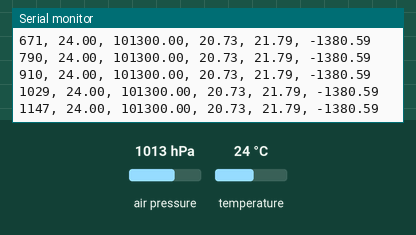
The sketch below on a simulated Arduino Uno, built with avr-gcc and run on an emulated ATmega328P. On the bench: the last lines printed to the serial monitor. The inputs (shaded band) are chosen by the test bench; at power-on: air pressure 1013 hPa, temperature 24 °C. Storage starts empty.

Above: at 1.2 s.
1.3 s: air pressure set to 952 hPa
At 1.4 s:
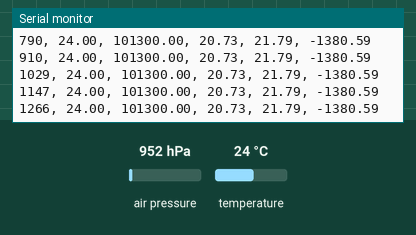
4.3 s: temperature set to 12 °C
At 4.37 s:
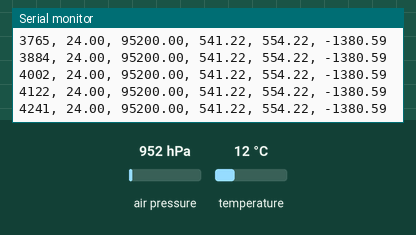
5.8 s: air pressure set to 975 hPa
At 5.8 s:
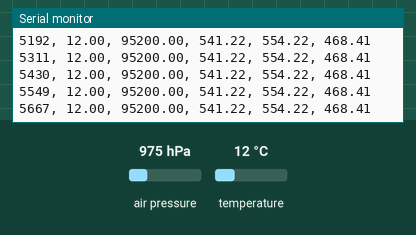
Timing chart, 0 to 8.8 s (numbered marks = the images above; inputs shaded):
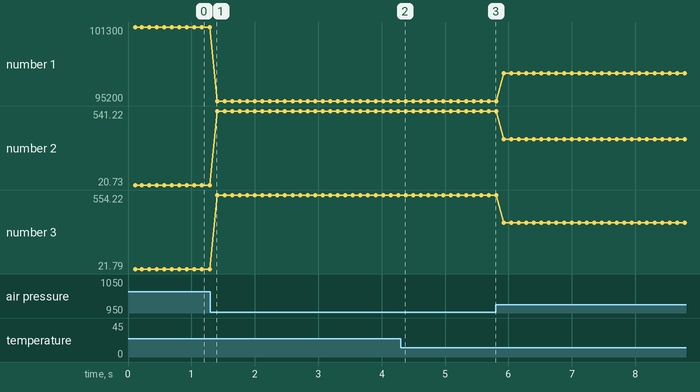

Measured:
- plotted number 1: 101300 → 95200 after the input at 1.3 s
- plotted number 2: 20.73 → 541.22 after the input at 1.3 s
- plotted number 3: 21.79 → 554.22 after the input at 1.3 s

The sketch:

avionicsCodeV2.ino
```cpp
#include <SPI.h> // Library for communicating with SPI devices a.k.a. the SD board
#include <SD.h>  // Library for easy writing/reading from SD card
#include <Adafruit_Sensor.h> // Adafruit unified sensor library https://github.com/adafruit/Adafruit_Sensor
#include <Adafruit_BMP280.h> // BMP280 sensor library https://github.com/adafruit/Adafruit_BMP280_Library
#include <Wire.h> // Library for communicating with I2C devices (I2C is a protocol for sending data over two wires between many devices)

const int chipSelect = 4; // define which pin the CS pin is connected to
Adafruit_BMP280 bme;
/*
 * Initializes a BMP280 object (Creates a data structure representing the sensor so the program can keep
 * track of important information about the sensor as well as establish an initial connection to, kind of
 * like saying hello to the BMP280 chip.
 */
unsigned long time;

void setup() {

  // Open serial communications and wait for port to open:
  Serial.begin(9600);
  while (!Serial) {
    ; // wait for serial port to connect. Needed for native USB port only
  }


  Serial.print("Initializing SD card...");
  Serial.println(F("BMP280 test"));

  if (!bme.begin()) {
    Serial.println("Could not find a valid BMP280 sensor, check wiring!");
  }
  // see if the card is present and can be initialized:
  if (!SD.begin(chipSelect)) {
    Serial.println("Card failed, or not present");
    // don't do anything more:
    return;
  }
  Serial.println("card initialized.");
  File dataFile = SD.open("datalog.txt", FILE_WRITE);
  if (dataFile) {
    dataFile.println("New Recording");

    /********Change the Header to Reflect all the data you are logging!*********/
    String header = "Miliseconds, Temperature, Pressure, Alt 1, Alt 2, Alt 3";
    /***************************************************************************/

    dataFile.println(header);
    Serial.println(header);
    dataFile.close();
  }
}

void loop() {


  // make a string for assembling the data to log:

  String dataString = "";

  time = millis();

  // This adds the time to the data String to be recorded.
    // To Read the Temperature: bme.readTemperature();
  // To Read the Pressure:    bme.readPressure();

  /*****Your Code Here! Add the temperature and pressure to the datalog******/
  float pressure = bme.readPressure();
  float temperature = bme.readTemperature();

  /**************************************************************************/


  /*****add values to the dataString*****/
  dataString = dataString + String(time) + ", "; //time
  dataString = dataString + bme.readTemperature() + ", "; //temp
  dataString = dataString + bme.readPressure() + ", "; //pressure
  dataString = dataString + alt_pres_special(pressure) + ", "; // alt 1 - 3
  dataString = dataString + alt_pres(pressure)+ ", ";
  dataString = dataString + alt_temp(temperature);

  /*************************************************************************/

  // open the file. note that only one file can be open at a time,
  // so you have to close this one before opening another.
  File dataFile = SD.open("datalog.txt", FILE_WRITE);

  // if the file is available, write to it:
  if (dataFile) {
    dataFile.println(dataString);
    dataFile.close();
    // print to the serial port too:
    Serial.println(dataString);
    delay(100);
  }
  // if the file isn't open, pop up an error:
  else {
    Serial.println("error opening datalog.txt");
  }
}


//Helpers
float alt_temp (float temp) {
    return (-154.0832 * temp) + 2317.411;
}

float alt_pres(float pressure) {
    return (-0.087284 * pressure) + 8863.654;
}

float alt_pres_special(float pressure) {
    float expo = -44383.67 * pow(pressure / 101290, 1 / 5.265);
    return 44405.24 + expo;
}
```
